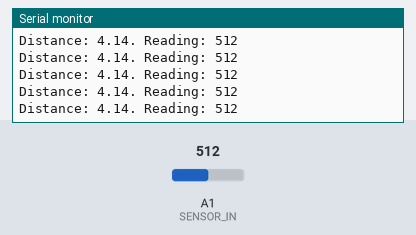
Recording of a sketch running on a simulated Arduino Uno, built with avr-gcc and run on an emulated ATmega328P. Shown: the last lines printed to the serial monitor. Inputs (shaded band) come from the test bench; at power-on: A1 (SENSOR_IN) = 512.

Above: at 1.2 s.
1.3 s: A1 (SENSOR_IN) set to 540
At 1.32 s:
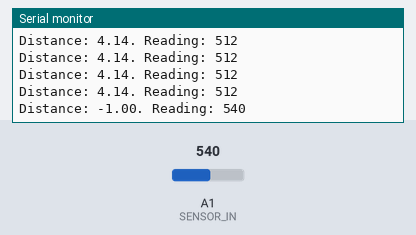
2.8 s: A1 (SENSOR_IN) set to 520
At 2.83 s:
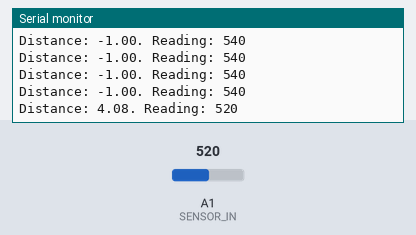
Timing chart, 0 to 5.8 s (numbered marks = the images above; inputs shaded):
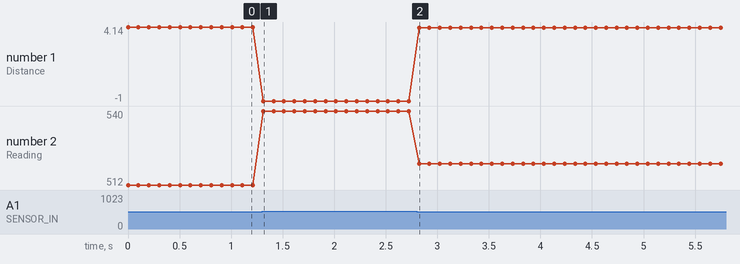

The sketch:

LongRangeIRSensor.ino
```cpp
/////////////////////////////////////////////
// Long range IR sensor:                   //
//                                         //
// Distance (cm) = 2076/(SensorValue - 11) //
/////////////////////////////////////////////

int SENSOR_IN = 1;

void setup()
{
  Serial.begin(9600);
}

void loop()
{
  // Get the reading and convert to a distance
  int reading = analogRead(SENSOR_IN);
  double distance = -1;
  if( reading >= 80 && reading <=530 )
  {
    distance= 2076.0/(reading - 11);
  }

  Serial.print("Distance: ");
  Serial.print(distance);
  Serial.print(". Reading: ");
  Serial.println(reading);

  delay(100);
}
```

Measured:
- after the input at 1.3 s, the serial monitor: prints a new line at once (image 1)
- after the input at 2.8 s, the serial monitor: prints a new line at once (image 2)
- plotted number 1: 4.14 → -1 after the input at 1.3 s, -1 → 4.08 after the input at 2.8 s
- plotted number 2: 512 → 540 after the input at 1.3 s, 540 → 520 after the input at 2.8 s
